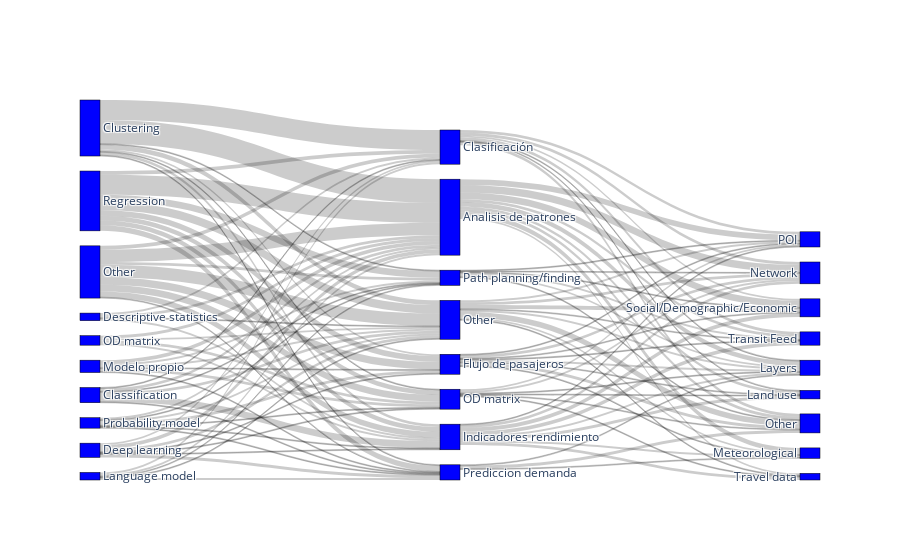

Notebook cell for this chart:
### Code cell
aggregated_table2 = (
    data[columns]
    .groupby(["Other datasets", "Analysis type"])[["ID"]]
    .nunique()
    .sort_values(by="ID")
).reset_index()

aggregated_table = (
    data[columns]
    .groupby(["Model", "Model type", "Analysis type"])[["ID"]]
    .nunique()
    .groupby(["Model type", "Analysis type"])[["ID"]]
    .sum()
    .sort_values(by="ID")
).reset_index()

label1 = sorted(list(sets_dict["Model type"]))
label1.append("Other")
label2 = sorted(set(data["Analysis type"].tolist()))
label3 = sorted(list(sets_dict["Other datasets"]))
label3.append("Other")


source = []
target = []
value = []

for row in aggregated_table.iterrows():
    source.append(label1.index(row[1]["Model type"]))
    target.append(label2.index(row[1]["Analysis type"]) + len(label1))
    value.append(row[1]["ID"])


for row in aggregated_table2.iterrows():
    source.append(label2.index(row[1]["Analysis type"]) + len(label1))
    target.append(label3.index(row[1]["Other datasets"]) + len(label1) + len(label2))
    value.append(row[1]["ID"])

fig = go.Figure(
    data=[
        go.Sankey(
            node=dict(
                pad=15,
                thickness=20,
                line=dict(color="black", width=0.5),
                label=label1 + label2 + label3,
                color="blue",
            ),
            link=dict(
                source=source,  # indices correspond to labels, eg A1, A2, A1, B1, ...
                target=target,
                value=value,
            ),
        )
    ]
)

#fig.update_layout(title_text="Basic Sankey Diagram")
fig.write_image("img/models_datasets_sankey.pdf")
fig.show()

### Figure 1 — Plotly figure (JSON) as saved in the notebook; plotly's stock layout.template omitted (floating-point values rounded to 4 significant figures)
{"data": [{"link": {"source": [2, 2, 2, 4, 4, 4, 5, 5, 6, 17, 19, 17, 5, 24, 33, 19, 24, 24, 24, 17, 17, 24, 21, 21, 19, 19, 17, 6, 24, 6, 4, 5, 24, 4, 2, 5, 21, 33, 6, 5, 2, 19, 21, 33, 19, 5, 26, 4, 26, 26, 26, 33, 26, 26, 2, 33, 33, 26, 33, 33, 26, 4, 4, 35, 36, 35, 38, 41, 36, 38, 41, 40, 38, 40, 40, 36, 40, 36, 37, 39, 38, 36, 39, 34, 39, 35, 40, 38, 39, 38, 37, 40, 39, 37, 36, 35, 37, 39, 36, 34, 36, 35, 41, 35, 37, 35, 34, 34, 37, 37, 39, 37, 34, 34, 39, 34, 34, 34], "target": [35, 40, 41, 38, 40, 41, 37, 36, 39, 39, 36, 40, 38, 37, 41, 41, 38, 40, 41, 34, 35, 34, 37, 39, 39, 40, 41, 35, 39, 37, 36, 35, 36, 37, 39, 41, 38, 40, 34, 39, 34, 38, 34, 35, 34, 34, 35, 39, 37, 38, 41, 37, 36, 40, 37, 38, 36, 39, 39, 34, 34, 35, 34, 44, 44, 45, 44, 45, 46, 45, 46, 48, 61, 61, 55, 55, 50, 50, 50, 57, 58, 57, 58, 58, 50, 55, 57, 48, 46, 50, 45, 45, 45, 46, 45, 57, 58, 48, 61, 61, 48, 61, 61, 48, 48, 50, 57, 44, 44, 55, 55, 57, 46, 45, 61, 50, 55, 48], "value": [1, 1, 1, 1, 1, 1, 1, 1, 1, 1, 1, 1, 1, 1, 1, 1, 1, 1, 1, 2, 2, 2, 2, 2, 2, 2, 2, 2, 2, 2, 2, 2, 3, 3, 3, 3, 3, 3, 3, 3, 3, 3, 3, 4, 4, 4, 4, 5, 5, 5, 6, 6, 6, 7, 7, 7, 8, 9, 13, 13, 21, 21, 25, 1, 1, 1, 1, 1, 1, 1, 1, 1, 1, 1, 1, 1, 1, 1, 1, 1, 1, 1, 1, 2, 2, 2, 2, 2, 2, 2, 2, 2, 2, 2, 2, 3, 3, 3, 3, 3, 3, 3, 3, 3, 3, 3, 3, 3, 3, 4, 4, 4, 5, 5, 6, 6, 7, 8]}, "node": {"color": "blue", "label": ["Algebraic model", "Anomaly detection", "Classification", "Classifictaion", "Clustering", "Deep learning", "Descriptive statistics", "Dimensionality reduction", "Economical model", "Error correction model", "Feature selection", "Forecasting", "Game theory", "Genetic algorithm", "Genetic algorithms", "Graph model", "Gravity-based model", "Language model", "Modelo Propio", "Modelo propio", "Neural networks", "OD matrix", "Optimization", "Panel analysis", "Probability model", "Ranking algorithm", "Regression", "Stochastic mode", "Stochastic model", "Time series analysis", "Trip chaining model", "Trip destinaton model", "Trip-chaining model", "Other", "Analisis de patrones", "Clasificación", "Flujo de pasajeros", "Indicadores rendimiento", "OD matrix", "Other", "Path planning/finding", "Prediccion demanda", "COVID-19", "Events", "Land use", "Layers", "Meteorological", "Mobile", "Network", "Network Status Updates", "POI", "Population mobility", "Regulation", "Sensor data", "Social network", "Social/Demographic/Economic", "Survey", "Transit Feed", "Travel data", "Travel planning", "Web mapping service", "Other"], "line": {"color": "black", "width": 0.5}, "pad": 15, "thickness": 20}, "type": "sankey"}], "layout": {}}
